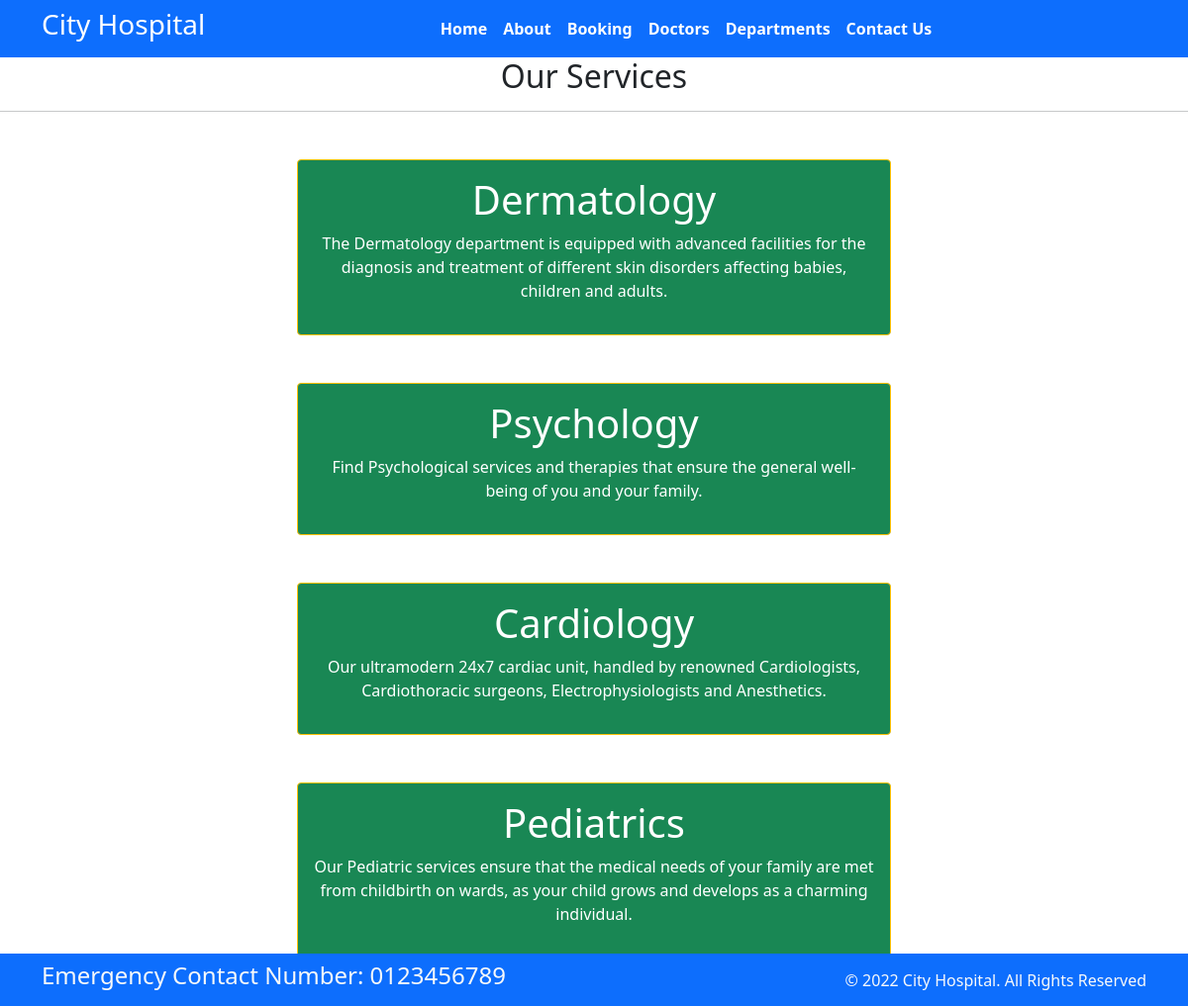
Page /department/ on the committed database.
### home/models.py (models this page shows, shortened)
class Department(models.Model):
    dep_name= models.CharField(max_length =100)
    dep_description =models.TextField()

### home/views.py (the view)
# urls.py: path('department/', views.department, name='department'),
def department(request):
    dept_dict={
        'dept': Department.objects.all()
    }
    return render(request, 'department.html', dept_dict)

### templates/department.html (shortened to what this page needs)
{% extends 'base.html' %}
{% block content %}
<h2 class="text-center">Our Services</h2>
<hr>
{% for d in dept %}
<div class="mx-auto w-50 bg-success text-center text-white p-3 my-5 border border-warning rounded">
    <h1>{{d.dep_name}}</h1>
    <p>{{d.dep_description}}</p>
</div>
{% endfor %}
{% endblock %}

### rows in the picture
Department: dep_name "Dermatology", dep_description "The Dermatology department is equipped with advanced facilities for the diagnosis and treatment of different skin disorders affecting babies, children and adults."
Department: dep_name "Psychology", dep_description "Find Psychological services and therapies that ensure the general well-being of you and your family."
Department: dep_name "Cardiology", dep_description "Our ultramodern 24x7 cardiac unit, handled by renowned Cardiologists, Cardiothoracic surgeons, Electrophysiologists and Anesthetics."
Department: dep_name "Pediatrics", dep_description "Our Pediatric services ensure that the medical needs of your family are met from childbirth on wards, as your child grows and develops as a charming individual."
